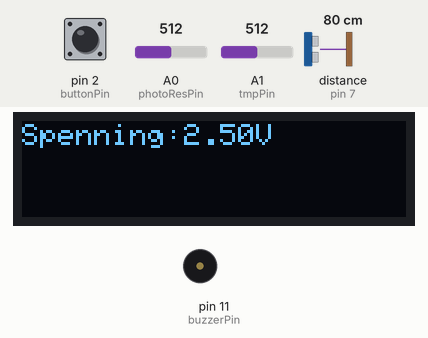
Simulated run of this sketch. Board: Arduino Uno, built with avr-gcc and run on an emulated ATmega328P. Parts: 128×32 one-colour display, buzzer (waves = sounding, pin HIGH). Wiring (inferred from the names in the program): ultrasonic range finder: trigger pin 8; echo pin 7. The test bench sets the inputs (shaded band); at power-on: A0 (photoResPin) = 512, pin 2 (buttonPin) LOW, distance to the obstacle (sensor on pin 7) 80 cm, A1 (tmpPin) = 512. The echo pulse lasts 58.3 µs per cm; pins used as bus, display or sensor lines are not drawn; what the sketch prints to the serial monitor is not drawn.

Above: at 1.2 s.
1.3 s: A0 (photoResPin) set to 529
At 2.3 s:
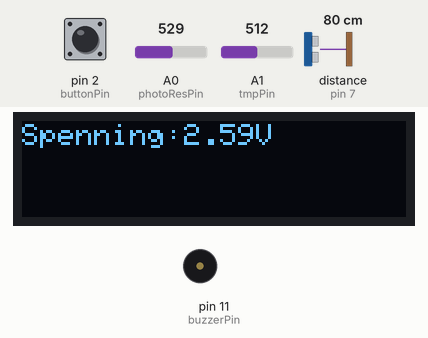
2.8 s: pin 2 (buttonPin) pulled HIGH for 0.15 s
At 3.4 s:
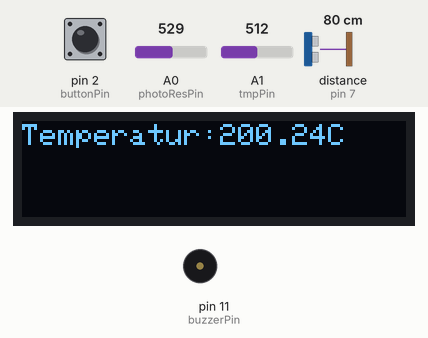
4.4 s: pin 2 (buttonPin) pulled HIGH for 1 s
At 5.44 s:
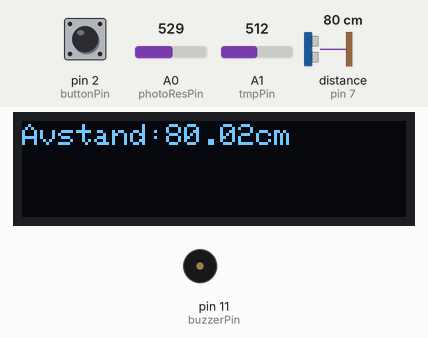
6.0 s: pin 2 (buttonPin) pulled HIGH for 3.2 s
At 7.0 s:
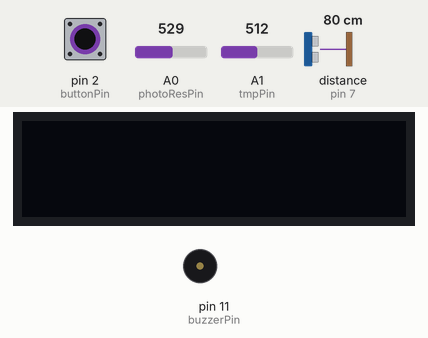
10.7 s: distance to the obstacle (sensor on pin 7) set to 12 cm
12.2 s: distance to the obstacle (sensor on pin 7) set to 9 cm
At 12.6 s:
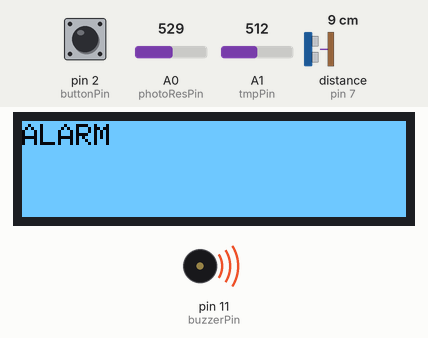
Timing chart, 0 to 14.7 s (numbered marks = the images above; inputs shaded):
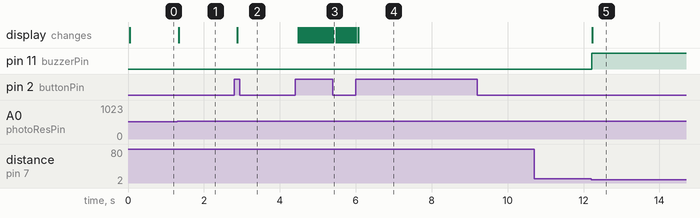

The sketch:

Lab_DataTek_01.02.22.ino
```cpp
#include <SPI.h>                //Inkluderer diverse biblioteker som er nødvendig for bruk av OLED-skjermen
#include <Wire.h>
#include <Adafruit_GFX.h>
#include <Adafruit_SSD1306.h>

#define SCREEN_WIDTH 128
#define SCREEN_HEIGHT 32

#define OLED_RESET     -1
#define SCREEN_ADDRESS 0x3C
Adafruit_SSD1306 display(SCREEN_WIDTH, SCREEN_HEIGHT, &Wire, OLED_RESET);

#define HCSR 0    //Definerer diverse tallverdier for senere bruk slik at koden blir lettere å forstå
#define TMP 1
#define PHOTO 2
#define ALARM 3

const int photoResPin = A0;   //Definerer diverse integers for de forskjellige input-ene og output-ene jeg skal bruke til sensorer og knapper
const int tmpPin = A1;
const int trigger = 8;
const int echo = 7;
const int buttonPin = 2;
const int buzzerPin = 11;

int OLEDstate = 0;        //Integers som brukes til å lage OLED-karusellen
int buttonState = 0;
int lastButtonState = 0;


void setup() {
  pinMode(photoResPin, INPUT);                        //Definerer pinModes til input og output
  pinMode(tmpPin, INPUT);
  pinMode(buttonPin, INPUT);
  pinMode(buzzerPin, OUTPUT);
  pinMode(echo, INPUT);
  pinMode(trigger, OUTPUT);
  Serial.begin(115200);                               //Starter den serielle overvåkeren
  if(!display.begin(SSD1306_SWITCHCAPVCC, 0x3C)) {
    Serial.println(F("SSD1306 allocation failed"));
    for(;;);
   }
  display.setTextSize(1);                             //Setter tekststørrelse og farge på OLED-skjermen
  display.setTextColor(WHITE);
}


void loop() {
  buttonState = digitalRead(buttonPin);      //Kode som sjekker om knappen har blitt påtrykket og
  if (buttonState != lastButtonState) {      //hvis den har det skal OLEDstate gå opp med en verdi
    if (buttonState == HIGH) {
      OLEDstate++;
    }
    delay(50);
  }
   lastButtonState = buttonState;

   if (OLEDstate >= 4) {                     //Hvis OLEDstate blir lik eller over 4 skal den gå tilbake
    OLEDstate = 0;                           //til 0 slik at karusellen kan funke ordentlig
  }

  float read_voltage = readVoltage(photoResPin);  //Leser og skriver de diverse sensorverdiene til den serielle overvåkeren
  float read_temp = readTemp();
  float read_dist = readDist();
  Serial.println(String(read_voltage));
  Serial.println(String(read_temp));
  Serial.println(String(read_dist));
  display.clearDisplay();
  display.setCursor(0, 1);

  switch (OLEDstate) {                                              //Bruker switch-case til å vise sensorverdiene på individuelle
    case HCSR:                                                      //skjermer ved å bruke definisjonene slik at jeg kan spare plass
      display.println("Spenning:" + String(read_voltage) + "V");
      break;
    case TMP:
      display.println("Temperatur:" + String(read_temp) + "C");
      break;
    case PHOTO:
      display.println("Avstand:" + String(read_dist) + "cm");
      break;
    case ALARM:                                                     //Den fjerde casen er alarmcasen og viser "ALARM" på skjermen i tillegg
      if(read_dist < 10){
        display.println("ALARM");                                   //til å invertere den og aktivere en buzzer
        display.invertDisplay(true);
        digitalWrite(buzzerPin, HIGH);
        }
      else{
        display.invertDisplay(false);
        }
  }
  display.display();

}

float readVoltage(int pin) {                    //Funksjon for spenning fra lyssensor, som gitt i oppgavetekst
  float readValue = analogRead(photoResPin);
  float voltage = (readValue*5)/1023;
  return voltage;
}
float readTemp() {                              //Funksjon for temperatursensor, som gitt i oppgavetekst
  float readValue = analogRead(tmpPin);
  // Regner om fra ADC-verdi til spenning
  float voltage = (readValue*5)/1023;
  // Regner om fra spenning til celsius
  float celsius = (voltage-0.5)*100;
return celsius;
}
float readDist(){                               //Funksjon for ultralydsensor, som gitt i oppgavetekst
  // Skrur trigger lav for å være sikker på at
  // høypulsen er "ren"
  digitalWrite(trigger, LOW);
  delayMicroseconds(2);
  // Skrur på triggerpin i 10μs, deretter av igjen
  digitalWrite(trigger, HIGH);
  delayMicroseconds(10);
  digitalWrite(trigger, LOW);
  // Leser av echopinne, og returnerer lydbølgens reisetid
  // i mikrosekunder
  long duration = pulseIn(echo, HIGH);
  // Utregning av distanse. 0.0343 er lydens hastighet i cm/μs.
  // Deles på to da lyden skal både frem og tilbake igjen
  float distance = duration * 0.0343 / 2;
  return distance;
  }
```

Measured:
- the behaviour switches between 512 and 513 on A0 (photoResPin) (found by bisection; images 0 and 1)
- the behaviour switches between 11 and 10 cm on distance to the obstacle (sensor on pin 7) (found by bisection; images 4 and 5)
- after the input at 1.3 s, the display: changes at once (image 1)
- after the input at 2.8 s, the display: changes after 0.07 s (image 2)
- after the input at 4.4 s, the display: first changes after 0.08 s (image 3 shows a later state)
- after the input at 10.7 s, every drawn part: stays the same
- after the input at 12.2 s, pin 11 (buzzerPin): LOW → HIGH at once; the display: changes at once (image 5)
